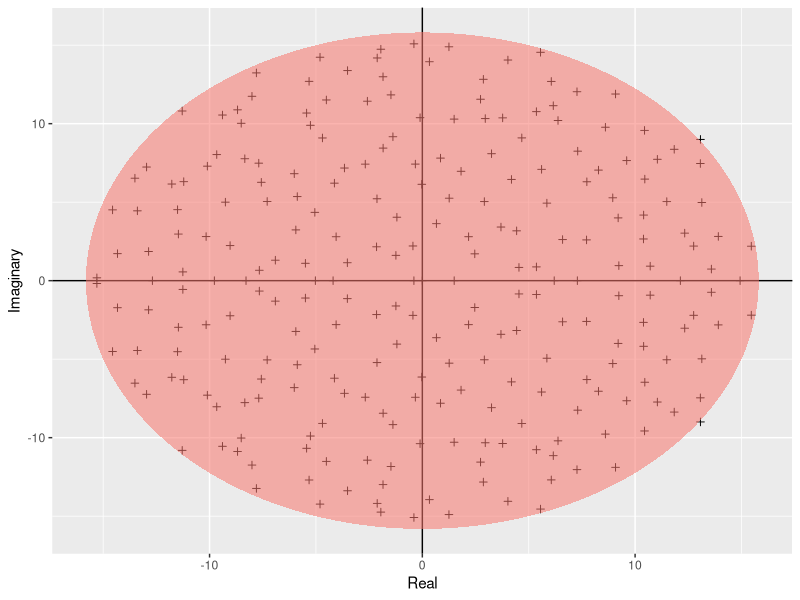

Write the R code that produced this figure.
require(ggplot2)
# function that returns an ellipse
build_ellipse <- function(hradius, vradius){
  npoints = 250
  a <- seq(0, 2 * pi, length = npoints + 1)
  x <- hradius * cos(a)
  y <- vradius * sin(a)
  return(data.frame(x = x, y = y))
}
# Size of the matrix
N <- 250
# Build the matrix
M <- matrix(rnorm(N * N), N, N)
# Find the eigenvalues
eigvals <- eigen(M)$values
# Build a dataframe
eigDF <- data.frame("Real" = Re(eigvals),
                    "Imaginary" = Im(eigvals))
# The radius of the circle is sqrt(N)
my_radius <- sqrt(N)
# Ellipse dataframe
ellDF <- build_ellipse(my_radius, my_radius)
# rename the columns
names(ellDF) <- c("Real", "Imaginary")
# Now the plotting:
# plot the eigenvalues
p <- ggplot(eigDF, aes(x = Real, y = Imaginary))
p <- p +
  geom_point(shape = I(3)) +
  theme(legend.position = "none")
# now add the vertical and horizontal line
p <- p + geom_hline(aes(yintercept = 0))
p <- p + geom_vline(aes(xintercept = 0))
# finally, add the ellipse
p <- p + geom_polygon(data = ellDF,
                      aes(x = Real,
                          y = Imaginary,
                          alpha = 1/20,
                          fill = "red"))
pdf("../Results/Girko.pdf")
print(p)
dev.off()
